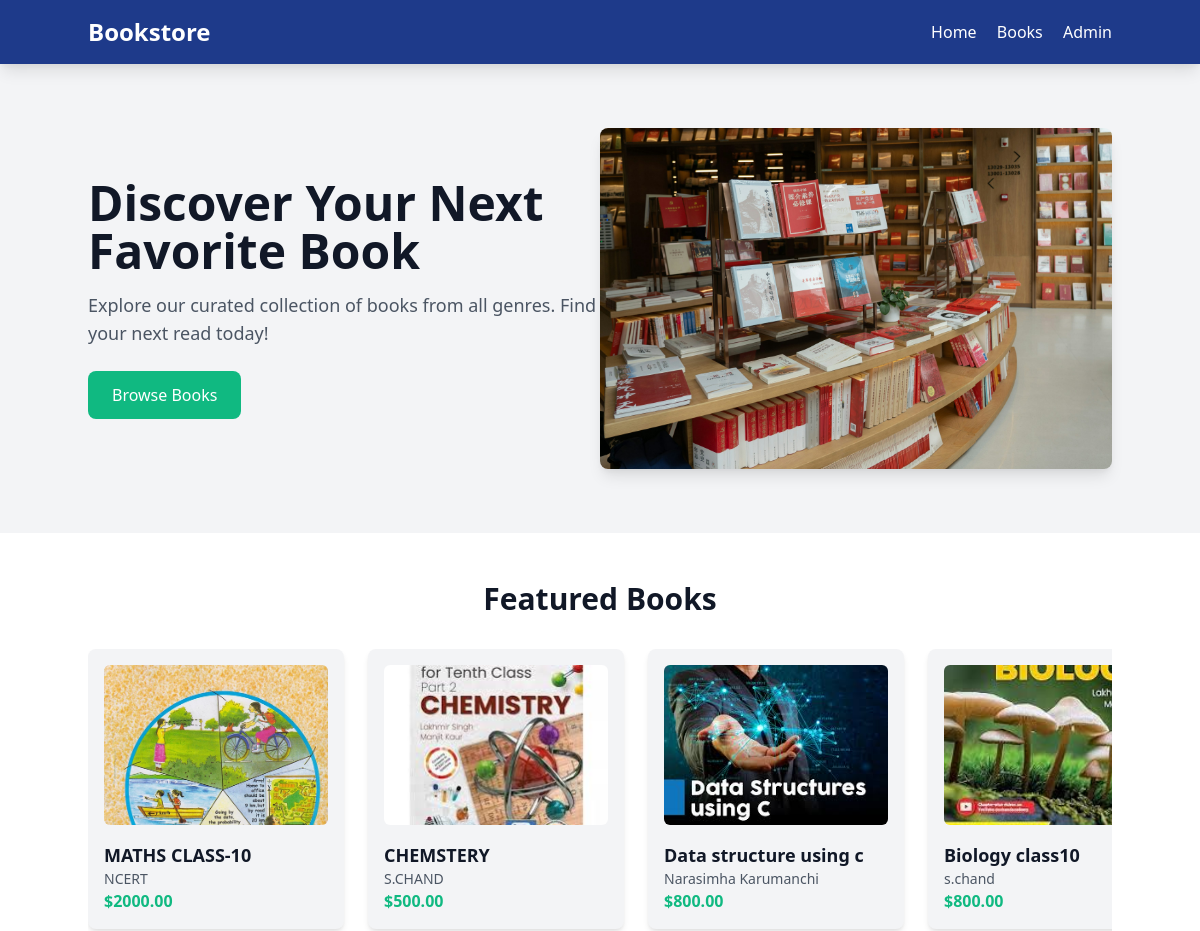
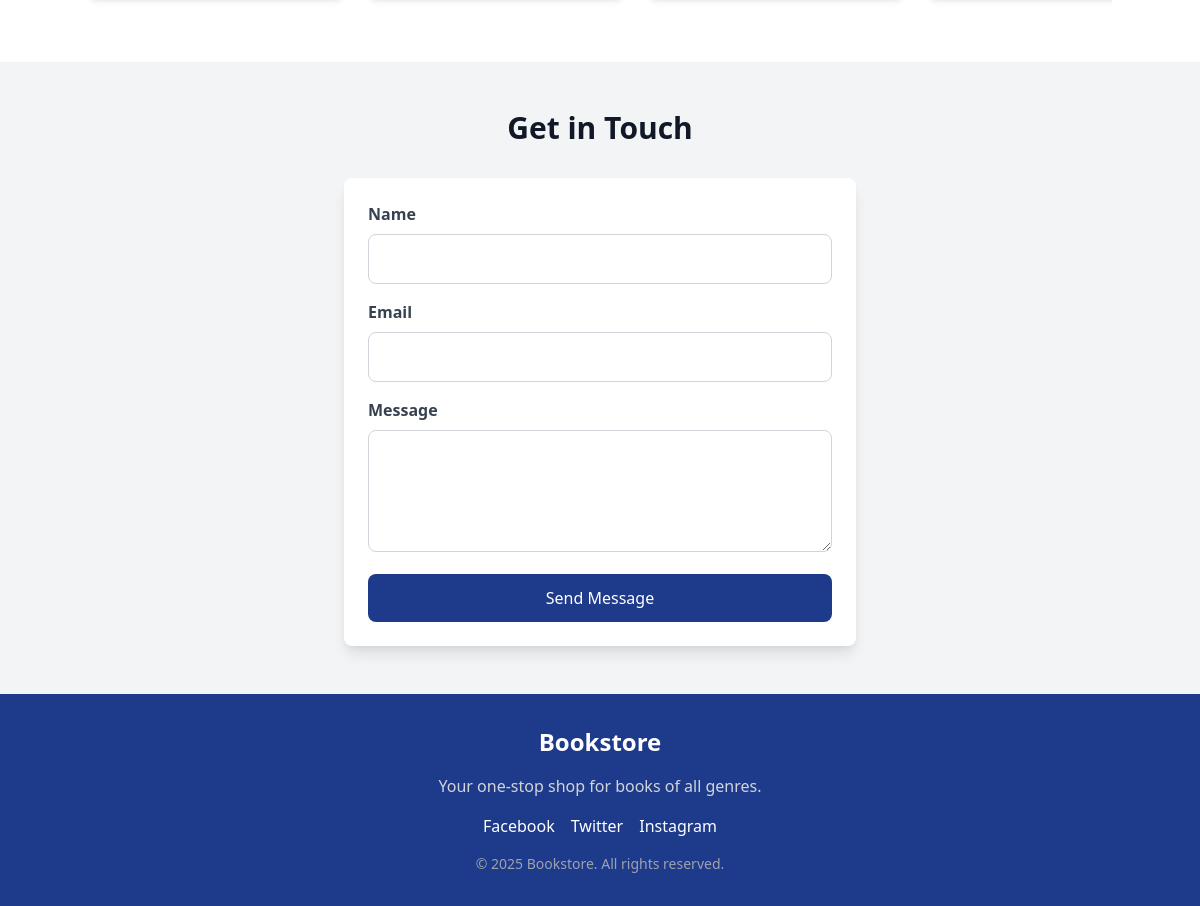
The page / on the database its author committed (2 pictures, top to bottom).
### books/models.py (models this page shows, shortened)
class Book(models.Model):
    title = models.CharField(max_length=200)
    author = models.CharField(max_length=100)
    published_date = models.DateField()
    price = models.DecimalField(max_digits=6, decimal_places=2)
    is_visible = models.BooleanField(default=True)

### books/views.py (the view, shortened to what this page needs)
# urls.py: path('', views.HomeView.as_view(), name='home'),
class HomeView(TemplateView):
    template_name = 'books/home.html'
    def get_context_data(self, **kwargs):
        context = super().get_context_data(**kwargs)
        context['featured_books'] = Book.objects.filter(is_visible=True)[:10]
        return context

### books/templates/books/home.html (shortened to what this page needs)
{% extends "base.html" %}
{% load static %}
{% block content %}
    <nav class="bg-blue-900 text-white p-4 sticky top-0 z-50 shadow-lg">
        <div class="container mx-auto flex justify-between items-center">
            <a href="{% url 'books:home' %}" class="text-2xl font-bold">Bookstore</a>
            <div class="space-x-4">
                <a href="{% url 'books:home' %}" class="hover:text-green-400">Home</a>
                <a href="{% url 'books:book_list' %}" class="hover:text-green-400">Books</a>
                <a href="{% url 'admin:index' %}" class="hover:text-green-400">Admin</a>
            </div>
        </div>
    </nav>
    <section class="bg-gray-100 py-16">
        <div class="container mx-auto flex flex-col md:flex-row items-center">
            <div class="md:w-1/2 mb-8 md:mb-0">
                <h1 class="text-4xl md:text-5xl font-extrabold text-gray-900 mb-4">
                    Discover Your Next Favorite Book
                </h1>
                <p class="text-lg text-gray-600 mb-6">
                    Explore our curated collection of books from all genres. Find your next read today!
                </p>
                <a href="{% url 'books:book_list' %}" class="inline-block bg-green-500 text-white px-6 py-3 rounded-lg hover:bg-green-600 transition duration-300">
                    Browse Books
                </a>
            </div>
            <div class="md:w-1/2">
                <img src="{% static 'image\hero.jpeg' %}" alt="Books" class="w-full rounded-lg shadow-lg">
            </div>
        </div>
    </section>
    <section class="py-12 bg-white">
        <div class="container mx-auto">
            <h2 class="text-3xl font-bold text-gray-900 text-center mb-8">Featured Books</h2>
            <div class="relative">
                <div class="flex overflow-x-auto snap-x snap-mandatory gap-6 pb-4">
                    {% for book in featured_books %}
                        <div class="snap-center flex-shrink-0 w-64 bg-gray-100 p-4 rounded-lg shadow-md">
                            {% if forloop.counter == 1 %}
                                <img src="{% static 'image\book1.jpg' %}" alt="{{ book.title }}" class="w-full h-40 object-cover rounded-md mb-4">
                            {% elif forloop.counter == 2 %}
                                <img src="{% static 'image\book2.jpeg' %}" alt="{{ book.title }}" class="w-full h-40 object-cover rounded-md mb-4">
                            {% elif forloop.counter == 3 %}
                                <img src="{% static 'image\book3.jpeg' %}" alt="{{ book.title }}" class="w-full h-40 object-cover rounded-md mb-4">
                            {% else %}
                                <img src="{% static 'image\book4.jpeg' %}" alt="{{ book.title }}" class="w-full h-40 object-cover rounded-md mb-4">
                            {% endif %}
                            <h3 class="text-lg font-semibold text-gray-900">{{ book.title }}</h3>
                            <p class="text-gray-600 text-sm">{{ book.author }}</p>
                            <p class="text-green-500 font-bold">${{ book.price }}</p>
                        </div>
                    {% empty %}
                        <p class="text-gray-600 text-center w-full">No featured books available.</p>
                    {% endfor %}
                </div>
            </div>
        </div>
    </section>
    <section class="py-12 bg-gray-100">
        <div class="container mx-auto max-w-lg">
            <h2 class="text-3xl font-bold text-gray-900 text-center mb-8">Get in Touch</h2>
            <form method="post" class="bg-white p-6 rounded-lg shadow-lg">
                <div class="mb-4">
                    <label for="name" class="block text-gray-700 font-semibold mb-2">Name</label>
                    <input type="text" id="name" name="name" class="w-full p-3 border border-gray-300 rounded-lg focus:outline-none focus:ring-2 focus:ring-green-500" required>
                </div>
                <div class="mb-4">
                    <label for="email" class="block text-gray-700 font-semibold mb-2">Email</label>
                    <input type="email" id="email" name="email" class="w-full p-3 border border-gray-300 rounded-lg focus:outline-none focus:ring-2 focus:ring-green-500" required>
                </div>
                <div class="mb-4">
                    <label for="message" class="block text-gray-700 font-semibold mb-2">Message</label>
                    <textarea id="message" name="message" rows="4" class="w-full p-3 border border-gray-300 rounded-lg focus:outline-none focus:ring-2 focus:ring-green-500" required></textarea>
                </div>
                <button type="submit" class="w-full bg-blue-900 text-white p-3 rounded-lg hover:bg-blue-800 transition duration-300">Send Message</button>
            </form>
        </div>
    </section>
    <footer class="bg-blue-900 text-white py-8">
        <div class="container mx-auto text-center">
            <h3 class="text-2xl font-bold mb-4">Bookstore</h3>
            <p class="text-gray-300 mb-4">Your one-stop shop for books of all genres.</p>
            <div class="flex justify-center space-x-4 mb-4">
                <a href="#" class="hover:text-green-400">Facebook</a>
                <a href="#" class="hover:text-green-400">Twitter</a>
                <a href="#" class="hover:text-green-400">Instagram</a>
            </div>
            <p class="text-gray-400 text-sm">© 2025 Bookstore. All rights reserved.</p>
        </div>
    </footer>
{% endblock %}

### rows shown on the page
Book: title "MATHS CLASS-10", author "NCERT", price "2000.00"
Book: title "CHEMSTERY", author "S.CHAND", price "500.00"
Book: title "Data structure using c", author "Narasimha Karumanchi", price "800.00"
Book: title "Biology class10", author "s.chand", price "800.00"
